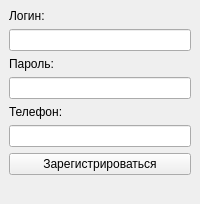
<?xml version="1.0" encoding="UTF-8"?>
<ui version="4.0">
 <class>RegistrationForm</class>
 <widget class="QMainWindow" name="RegistrationForm">
  <property name="geometry">
   <rect>
    <int>200</int>
    <int>200</int>
    <int>400</int>
    <int>300</int>
   </rect>
  </property>
  <widget class="QWidget" name="centralwidget">
   <layout class="QVBoxLayout" name="verticalLayout">
    <item>
     <widget class="QLabel" name="username_label">
      <property name="text">
       <string>Логин:</string>
      </property>
     </widget>
    </item>
    <item>
     <widget class="QLineEdit" name="username_input"/>
    </item>
    <item>
     <widget class="QLabel" name="password_label">
      <property name="text">
       <string>Пароль:</string>
      </property>
     </widget>
    </item>
    <item>
     <widget class="QLineEdit" name="password_input">
      <property name="echoMode">
       <enum>QLineEdit::Password</enum>
      </property>
     </widget>
    </item>
    <item>
     <widget class="QLabel" name="phone_label">
      <property name="text">
       <string>Телефон:</string>
      </property>
     </widget>
    </item>
    <item>
     <widget class="QLineEdit" name="phone_input"/>
    </item>
    <item>
     <widget class="QPushButton" name="register_button">
      <property name="text">
       <string>Зарегистрироваться</string>
      </property>
     </widget>
    </item>
    <item>
     <widget class="QLabel" name="result_label">
      <property name="text">
       <string></string>
      </property>
     </widget>
    </item>
   </layout>
  </widget>
 </widget>
</ui>
